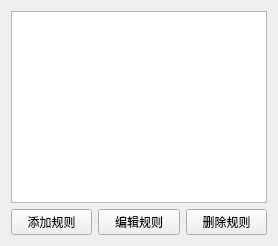
<?xml version="1.0" encoding="UTF-8"?>
<ui version="4.0">
 <class>AlarmRuleManagementPage</class>
 <widget class="QWidget" name="AlarmRuleManagementPage">
  <layout class="QVBoxLayout" name="verticalLayout">
   <item>
    <widget class="QTableWidget" name="alarmRuleTableWidget"/>
   </item>
   <item>
    <layout class="QHBoxLayout" name="buttonLayout">
     <item>
      <widget class="QPushButton" name="addRuleBtn">
       <property name="text">
        <string>添加规则</string>
       </property>
      </widget>
     </item>
     <item>
      <widget class="QPushButton" name="editRuleBtn">
       <property name="text">
        <string>编辑规则</string>
       </property>
      </widget>
     </item>
     <item>
      <widget class="QPushButton" name="deleteRuleBtn">
       <property name="text">
        <string>删除规则</string>
       </property>
      </widget>
     </item>
    </layout>
   </item>
  </layout>
 </widget>
 <resources/>
 <connections/>
</ui> 
